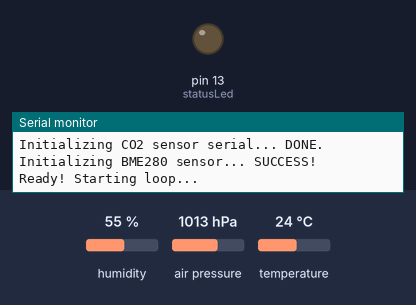
Bench run of a sketch on a simulated Arduino Uno, built with avr-gcc and run on an emulated ATmega328P. Parts: output pins drawn as LEDs (lit = HIGH), the last lines printed to the serial monitor. The inputs (shaded band) are chosen by the test bench; at power-on: humidity 55 %, air pressure 1013 hPa, temperature 24 °C. Storage starts empty.

Above: at 5.3 s.
At 10.48 s:
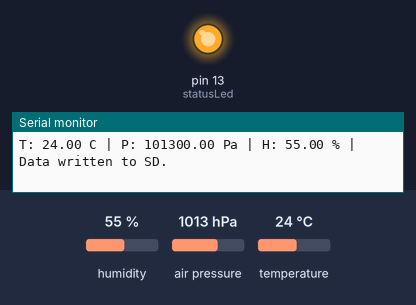
Timing chart, 0 to 13.2 s (numbered marks = the images above):
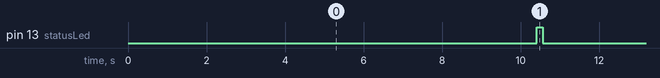

The sketch:

take_data_updated.ino
```cpp
#include <SPI.h>
#include <SD.h>
#include <SoftwareSerial.h>
#include <Adafruit_BME280.h>

// ---------- RUN ID SETTINGS ----------
// The Arduino starts searching at this number and increments
// until it finds an unused filename.
int runId = 0;

char filename[16];  // Enough for "data000.csv" + null terminator


// ---------- PIN & SYSTEM SETTINGS ----------
const int chipSelect = 10;
const int statusLed = 13;
const unsigned long time_step = 10000UL;  // 10 seconds


// ---------- CO2 SENSOR SETTINGS ----------
// Arduino pin 2 = RX: connect MH-Z19 TX here
// Arduino pin 3 = TX: connect MH-Z19 RX here
#define MH_Z19_RX 2
#define MH_Z19_TX 3

SoftwareSerial co2Serial(MH_Z19_RX, MH_Z19_TX);

// Command to request CO2 from MH-Z19
byte cmd[] = {
  0xFF, 0x01, 0x86, 0x00, 0x00,
  0x00, 0x00, 0x00, 0x79
};

unsigned char response[9];


// ---------- BME280 SENSOR ----------
Adafruit_BME280 bme;

float lastT;
float lastP;
float lastH;


// ---------- SD FILE ----------
File myFile;


// ---------- LOGGING CONTROL ----------
unsigned long lastLogTime = 0;
int lineCounter = 1;


// ---------- CREATE FILENAME ----------
void buildFilename() {
  // Creates filenames such as:
  // data000.csv
  // data001.csv
  // data999.csv

  snprintf(filename, sizeof(filename), "data%03d.csv", runId);
}


// ---------- FIND UNUSED RUN ID ----------
bool findUnusedRunId() {
  while (runId <= 999) {
    buildFilename();

    if (!SD.exists(filename)) {
      return true;
    }

    Serial.print(F("File already exists: "));
    Serial.println(filename);

    runId++;
  }

  return false;
}


// ---------- SETUP ----------
void setup() {
  Serial.begin(9600);
  pinMode(statusLed, OUTPUT);

  Serial.println(F("--- SYSTEM STARTUP ---"));

  // 1. Initialize SD card
  Serial.print(F("Initializing SD card... "));

  if (!SD.begin(chipSelect)) {
    Serial.println(F("FAILED!"));
    while (1);
  }

  Serial.println(F("SUCCESS!"));

  // 2. Find an unused filename
  if (!findUnusedRunId()) {
    Serial.println(F("ERROR: All filenames from data000.csv to data999.csv exist."));
    Serial.println(F("Please delete some old files from the SD card."));
    while (1);
  }

  Serial.print(F("Using new filename: "));
  Serial.println(filename);

  // 3. Create the new file and write its header
  Serial.print(F("Creating new file: "));
  Serial.println(filename);

  myFile = SD.open(filename, FILE_WRITE);

  if (myFile) {
    myFile.println(
      F("Time (seconds),CO2 (ppm),Temperature (C),Pressure (Pa),Humidity (%)")
    );

    myFile.close();
    Serial.println(F("Header written."));
  } else {
    Serial.println(F("ERROR: Could not create data file!"));
    while (1);
  }

  // 4. Initialize CO2 sensor serial
  Serial.print(F("Initializing CO2 sensor serial... "));

  co2Serial.begin(9600);

  Serial.println(F("DONE."));

  // 5. Initialize BME280 sensor
  Serial.print(F("Initializing BME280 sensor... "));

  int status = bme.begin(0x76);

  if (!status) {
    Serial.println(F("FAILED! Check wiring."));
    while (1);
  }

  Serial.println(F("SUCCESS!"));

  Serial.println(F("Ready! Starting loop...\n"));

  // Start timing from this point
  lastLogTime = millis();
}


// ---------- MAIN LOOP ----------
void loop() {
  // Log every 10 seconds
  if (millis() - lastLogTime >= time_step) {
    lastLogTime = millis();

    Serial.println(F("[Loop] Reading sensors and writing to SD..."));

    // --------- 1. READ CO2 SENSOR ---------
    int co2ppm = -1;

    // Clear old data from the CO2 serial buffer
    while (co2Serial.available()) {
      co2Serial.read();
    }

    // Send measurement command
    co2Serial.write(cmd, 9);

    // Wait for the sensor response
    delay(150);

    int availableBytes = co2Serial.available();

    Serial.print(F("CO2 bytes received: "));
    Serial.print(availableBytes);
    Serial.print(F(" / 9. "));

    if (availableBytes >= 9) {
      for (int i = 0; i < 9; i++) {
        response[i] = co2Serial.read();
      }

      // Check packet header
      if (response[0] == 0xFF && response[1] == 0x86) {
        co2ppm = (response[2] << 8) + response[3];

        Serial.print(F("CO2: "));
        Serial.print(co2ppm);
        Serial.print(F(" ppm. "));
      } else {
        Serial.println(F("ERROR: Bad CO2 packet header."));
      }
    } else {
      Serial.println(F("TIMEOUT: CO2 sensor did not reply."));
    }


    // --------- 2. READ BME280 ---------
    lastT = bme.readTemperature();
    lastP = bme.readPressure();
    lastH = bme.readHumidity();

    Serial.print(F("T: "));
    Serial.print(lastT);
    Serial.print(F(" C | "));

    Serial.print(F("P: "));
    Serial.print(lastP);
    Serial.print(F(" Pa | "));

    Serial.print(F("H: "));
    Serial.print(lastH);
    Serial.print(F(" % | "));


    // --------- 3. WRITE DATA TO CSV ---------
    int secondsPassed = lineCounter * (time_step / 1000UL);

    myFile = SD.open(filename, FILE_WRITE);

    if (myFile) {
      myFile.print(secondsPassed);
      myFile.print(",");

      // CO2 is -1 if the measurement failed
      myFile.print(co2ppm);
      myFile.print(",");

      myFile.print(lastT);
      myFile.print(",");

      myFile.print(lastP);
      myFile.print(",");

      myFile.println(lastH);

      myFile.close();

      lineCounter++;

      Serial.println(F("Data written to SD."));

      // Blink status LED
      digitalWrite(statusLed, HIGH);
      delay(150);
      digitalWrite(statusLed, LOW);
    } else {
      Serial.println(F("SD WRITE ERROR! Could not open file."));
    }

    Serial.println();
  }
}
```

Measured:
- by itself, pin 13 (statusLed): alternates HIGH for 0.15 s and LOW for 9.9 s
